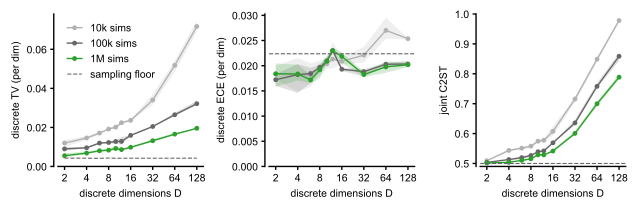

Write Python code to recreate this figure.
"""Figure for the scaling study: MNPE accuracy vs number of discrete dimensions.

Three panels over D (one curve per budget, mean over seeds, min-max band):
  (a) per-dim discrete TV vs the exact posterior, with the M-sample MC
      measurement floor E|q_hat - p| = mean sqrt(2 p (1-p) / (pi M)) — measured
      TV cannot fall below this even for a perfect posterior;
  (b) per-dim discrete *marginal* ECE with the analytical finite-sample
      baseline;
  (c) joint C2ST vs exact posterior samples (0.5 = indistinguishable).

All three metrics run the full range to D=128. Only 16 discrete variables can
ever be marginalized exactly (a 32768-state budget buys the first 16 whatever D
is), so beyond D=32 most of the ECE comes from sampled marginals — but at 65536
ancestral samples those are precise enough to report. The evidence is direct: a
16x increase in sample count moved the ECE by at most 1.4e-4 across 28
recomputed rows, against a marginal-vs-factor gap of up to 1.3e-3 and a
smallest floor margin of 2.0e-3, i.e. an order of magnitude finer than the
effects being read off the panel.

``ece_marginal_mc_spread`` looks less reassuring (1e-3 to 2e-3 at high D) and is
recorded per row, but it is a poor precision measure here: it is a maximum over
dimensions of a *binned* statistic, so a test point sitting near a bin edge
flips bins under vanishing noise and moves the ECE discretely. It stops falling
like 1/sqrt(N) well before the estimate itself stops moving.

This figure builds from a tracked CSV rather than through
:mod:`mnpe_paper.figure_io`, because the sweep's merged grid *is* the compact
result — there is no heavier artifact for it to prefer.

Usage:
    uv run python figures/scaling_figure.py [--strict]

Outputs:
    figures/scaling_figure.pdf
    figures/scaling_figure.png
"""

import argparse

import matplotlib.pyplot as plt
import numpy as np
import pandas as pd

from mnpe_paper.figure_io import save_figure
from mnpe_paper.models.scaling.exact_posterior import p_z_given_x
from mnpe_paper.models.scaling.sweep_common import (
    M_TV_SAMPLES,
    N_TV_TEST,
    check_seed_completeness,
    make_test_set,
)
from mnpe_paper.paths import model_results_dir
from mnpe_paper.plotting.plot_style import COLORS, despine

# The sampling floor below is only the right curve for the sample count and test
# set the sweep actually used, so both come from the sweep's own definition
# rather than being restated here where they could drift out of step with it.
M_SAMPLES = M_TV_SAMPLES
N_TEST = N_TV_TEST

parser = argparse.ArgumentParser()
parser.add_argument("--results", default="scaling_study_results.csv")
parser.add_argument(
    "--strict",
    action="store_true",
    help="fail instead of warn when a (D, budget) cell has fewer than 3 seeds",
)
args = parser.parse_args()


CSV_PATH = model_results_dir("scaling") / args.results

if not CSV_PATH.exists():
    raise SystemExit(
        f"{CSV_PATH} is missing. It is tracked in this repository; if it has been "
        "removed, regenerate it with experiments/scaling/scaling_study.py "
        "(see experiments/scaling/README.md for the grid it was run over)."
    )

df = pd.read_csv(CSV_PATH)
check_seed_completeness(df, "D", label=args.results, strict=args.strict)

budgets = [int(b) for b in sorted(df["budget"].unique())]
dims = [int(d) for d in sorted(df["D"].unique())]
# lowest budget lightest grey -> darker; highest budget = MNPE green
_greys = np.linspace(0.7, 0.4, max(len(budgets) - 1, 1))
budget_colors = {b: f"{_greys[i]:.2f}" for i, b in enumerate(budgets[:-1])}
budget_colors[budgets[-1]] = COLORS["MNPE"]


def tv_mc_floor(D):
    """Expected |q_hat - p| under a perfect posterior, from M binomial samples,
    averaged over the same fixed test set the study uses."""
    _, x = make_test_set(N_TEST, D)
    p = p_z_given_x(x.numpy())
    return np.sqrt(2 * p * (1 - p) / (np.pi * M_SAMPLES)).mean()


floors = {D: tv_mc_floor(D) for D in dims}

fig, axes = plt.subplots(1, 3, figsize=(6.4, 2.1))
panels = [
    ("tv_disc_mean", "discrete TV (per dim)"),
    ("ece_marginal_mean", "discrete ECE (per dim)"),
    ("c2st_joint_mean", "joint C2ST"),
]
for ax, (col, ylabel) in zip(axes, panels):
    shown = dims
    for budget in budgets:
        g = df[df["budget"] == budget].groupby("D")[col]
        label = (f"{budget // 1_000_000}M sims" if budget >= 1_000_000
                 else f"{budget // 1000}k sims")
        ax.plot(g.mean().index, g.mean(), "o-", ms=2.5, lw=1,
                color=budget_colors[budget], label=label)
        ax.fill_between(g.mean().index, g.min(), g.max(),
                        color=budget_colors[budget], alpha=0.2, lw=0)

    ax.set_xlabel("discrete dimensions $D$")
    ax.set_ylabel(ylabel)
    ax.set_xscale("log", base=2)
    ticks = [d for d in shown if d & (d - 1) == 0] if max(shown) > 12 else shown
    ax.set_xticks(ticks)
    ax.set_xticklabels(ticks)
    ax.minorticks_off()
    if col.startswith("c2st"):
        # full C2ST range: high-D values reach ~0.98, a tighter cap would clip
        ax.set_ylim(0.49, 1.0)
    else:
        ax.set_ylim(bottom=0)
    despine(ax, offset=3)

axes[0].plot(dims, [floors[D] for D in dims], ls="--", color="0.4", lw=0.8,
             label="sampling floor")
ece_baseline = df["ece_baseline"].iloc[0]
axes[1].axhline(ece_baseline, ls="--", color="0.4", lw=0.8, label="calibration floor")
axes[2].axhline(0.5, ls="--", color="0.4", lw=0.8)
axes[0].legend(frameon=False, handlelength=1.4, loc="upper left")

# Report which ECE points are sampled rather than exactly enumerated, and at
# what particle count, so the panel's precision claim is checkable from a run.
if "ece_marginal_exact" in df.columns:
    inexact = df[~df["ece_marginal_exact"].astype(bool)]
    sampled = [int(d) for d in sorted(inexact["D"].unique())]
    if sampled:
        counts = sorted({int(n) for n in inexact["ece_marginal_samples"].dropna()})
        exact_dims = sorted({int(n) for n in inexact["ece_marginal_exact_dims"].dropna()})
        print(f"ECE panel: D={sampled} marginalized by Monte Carlo at {counts} samples")
        print(f"           dims enumerated exactly per row: {exact_dims}")

fig.tight_layout()
save_figure(fig, "scaling_figure")
plt.close(fig)
print(f"Saved scaling_figure.pdf/png ({len(df)} runs, D={dims}, budgets={budgets})")
